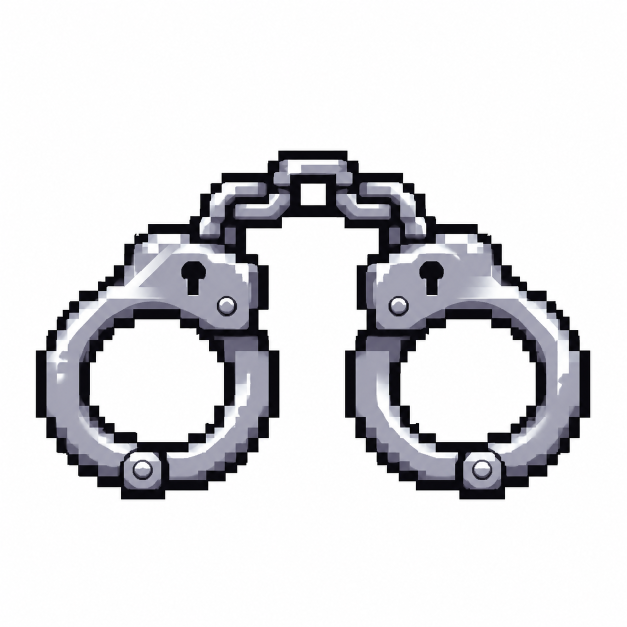
#> input picture assets/algema-referencia.png, 1254 x 1254 px (shown at 1/2 size)
$ python gerar_algema.py
#> lines starting #> are read from the running program, lines starting #| are printed output that depends on the picture; after the words box and inside, x2 and y2 are one past the last pixel; in counts of white or black regions, pixels touching at a corner belong together
"""Exporta o ícone de algema transparente na resolução final do jogo."""

from collections import deque
from pathlib import Path

from PIL import Image


ASSETS = Path(__file__).resolve().parents[1] / 'assets'
SIZE = 32


def remove_background(sprite):
    width, height = sprite.size
    pixels = sprite.load()
    edge = [(x, y) for x in range(width) for y in (0, height - 1)]
    edge += [(x, y) for y in range(height) for x in (0, width - 1)]
    # Os dois aros e a abertura da corrente têm fundo cercado pelo contorno.
    holes = [(int(width * x), int(height * y)) for x, y in
             ((.25, .61), (.75, .61), (.50, .31))]
    pending = deque(edge + holes)
    seen = bytearray(width * height)
    while pending:
        x, y = pending.popleft()
        if not 0 <= x < width or not 0 <= y < height:
            continue
        index = y * width + x
        if seen[index]:
            continue
        seen[index] = 1
        red, green, blue, alpha = pixels[x, y]
        white = min(red, green, blue) >= 225 and max(red, green, blue) - min(red, green, blue) <= 25
        if alpha < 128 or white:
            pixels[x, y] = (0, 0, 0, 0)
            pending.extend(((x - 1, y), (x + 1, y), (x, y - 1), (x, y + 1)))


def main():
    with Image.open(ASSETS / 'algema-referencia.png') as source:
#> source is the input picture: PIL image 1254x1254 RGB; mean R, G, B 221, 220.9, 223.4
        sprite = source.convert('RGBA')
    remove_background(sprite)
#> the loop in remove_background, `while pending:` made 4868299 passes
#> (red, green, blue) on passes 1 to 3: (254, 255, 254), (254, 253, 253), (254, 255, 255)
    bounds = sprite.getbbox()
    if not bounds:
        raise ValueError('O ícone da algema ficou vazio.')
    sprite = sprite.crop(bounds)
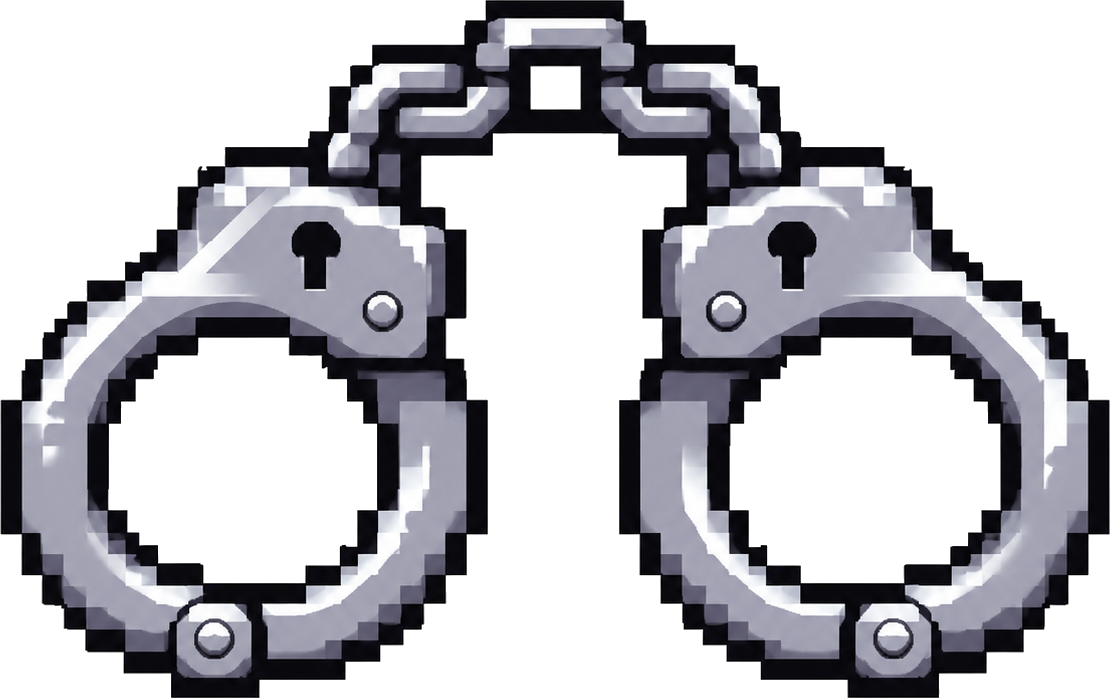
#> sprite: PIL image 1110x698 RGBA; mean R, G, B, A 50.1, 50, 55, 117.4; transparent parts drawn white
    sprite.thumbnail((SIZE - 2, SIZE - 2), Image.Resampling.BOX)
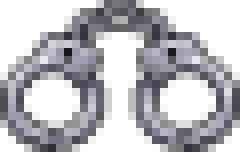
#> sprite: PIL image 30x19 RGBA (shown 8 times larger); mean R, G, B, A 55.9, 55.6, 61.4, 117.4; transparent parts drawn white
    mask = sprite.getchannel('A').point(lambda value: 255 if value >= 128 else 0)
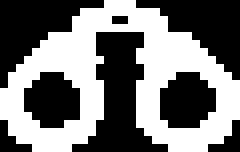
#> mask: PIL image 30x19 L (shown 8 times larger); 46.7% white; 1 white region, box (x1, y1, x2, y2) and area: (0, 0, 30, 19) 266
    sprite.putalpha(mask)
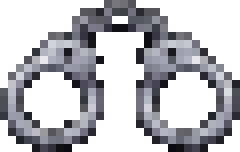
#> sprite: PIL image 30x19 RGBA (shown 8 times larger); mean R, G, B, A 55.9, 55.6, 61.4, 119; transparent parts drawn white
    tile = Image.new('RGBA', (SIZE, SIZE))
#> tile: PIL image 32x32 RGBA; every value is 0
    tile.paste(sprite, ((SIZE - sprite.width) // 2, (SIZE - sprite.height) // 2), mask)
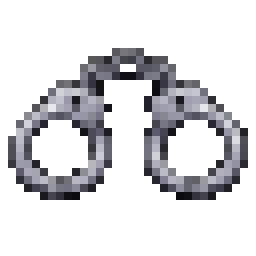
#> tile: PIL image 32x32 RGBA (shown 8 times larger); mean R, G, B, A 28.2, 28.2, 31, 66.2; transparent parts drawn white
    tile.save(ASSETS / 'algema_detalhada.png')
    (ASSETS / 'algema_detalhada.bgra').write_bytes(tile.tobytes('raw', 'BGRA'))


if __name__ == '__main__':
    main()
